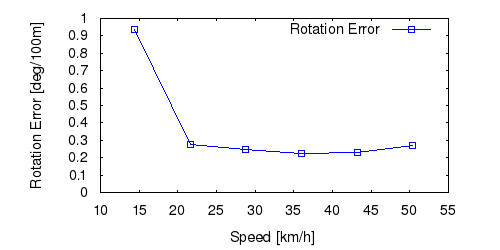

Source code (gnuplot):
set term postscript eps enhanced color
set output "00_rs.eps"
set size ratio 0.5
set yrange [0:*]
set xlabel "Speed [km/h]"
set ylabel "Rotation Error [deg/100m]"
plot "00_rs.txt" using ($1*3.6):($2*57.3*100) title 'Rotation Error' lc rgb "#0000FF" pt 4 w linespoints
